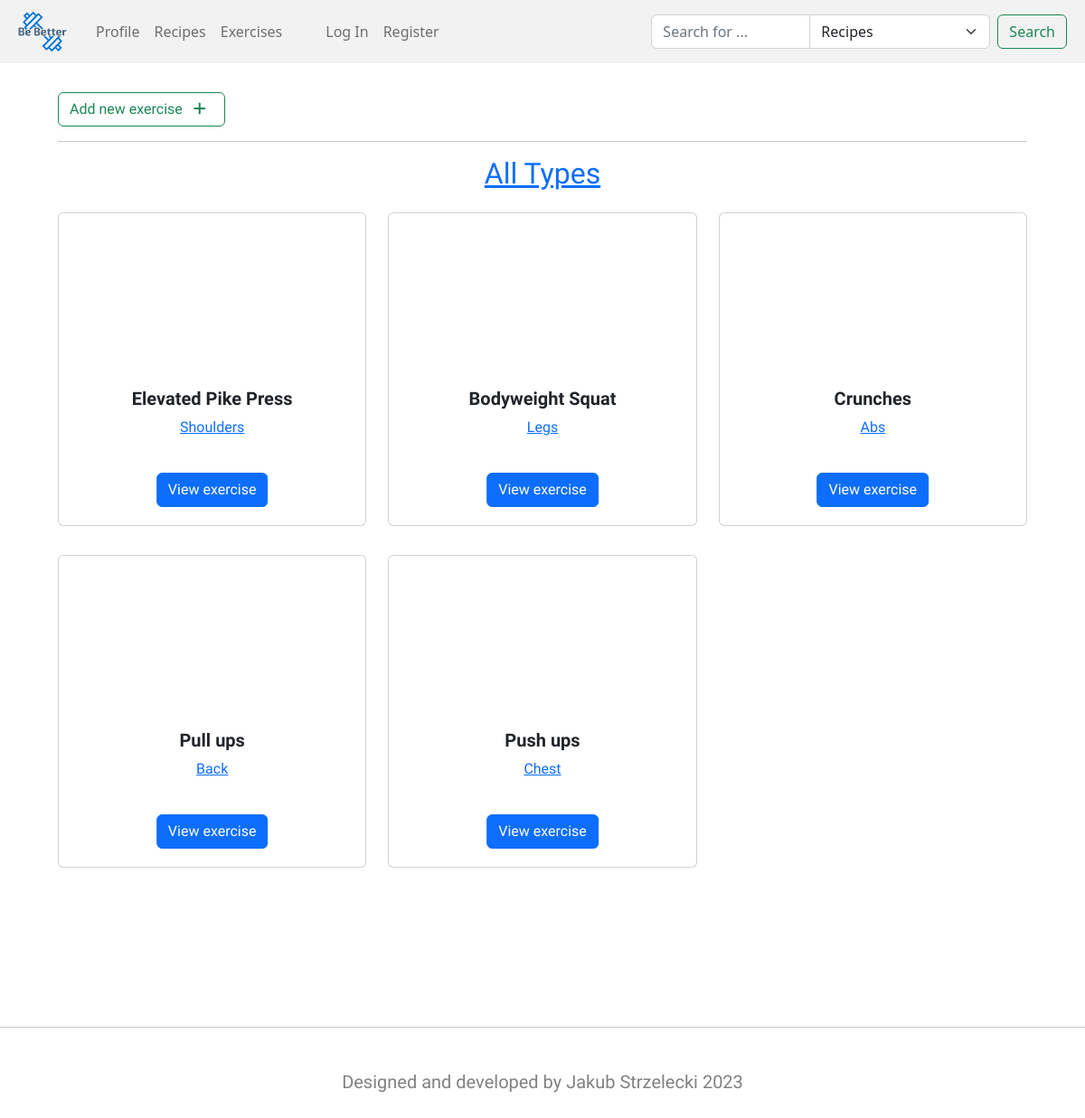
Screenshot of /exercises with the database file from the repository.
### fitness_app/models.py (models this page shows, shortened)
class Exercise(models.Model):
    name = models.CharField(max_length=100)
    type = models.CharField(max_length=50)
    video_link = models.URLField()
    description = models.JSONField(default=dict)

### fitness_app/views.py (the view)
# urls.py: path('exercises', views.exercises, name='exercises'),
def exercises(request):
    exercises = Exercise.objects.all().order_by('-id')
    user = request.user
    try:
        liked_exercises = LikedExercise.objects.filter(user=user).values_list('exercise', flat=True)
        training = Training.objects.filter(user=user).values_list('exercise', flat=True)
        return render(request, 'fitness_app/exercises.html', {
            'liked_exercises': liked_exercises,
            'training': training,
            'exercises': exercises
        })
    except TypeError:
        return render(request, 'fitness_app/exercises.html', {
            'exercises': exercises
        })

### fitness_app/templates/fitness_app/exercises.html (shortened to what this page needs)
{% extends "fitness_app/layout.html" %} {% block title %} Exercises {% endblock %}
{% block body %}
<div class="form-div">
    <button id="exercise-btn" class="btn btn-outline-success">Add new exercise <i class="fa fa-plus mx-2 form-btn"></i></button>
</div>
    <hr>
    <div class="row text-center" id="exercises-div">
        <h2><a href="{% url 'types' %}">All Types</a></h2>
	{% for exercise in exercises %}
	<div class="col-md-4 my-3">
		<div class="card h-100">
			<a
				class="title-link"
				href="{% url 'exercise' id=exercise.id name=exercise.name|slugify %}"
				><video playsinline preload="metadata" muted autoplay loop class="card-img-top" src="{{ exercise.video_link }}"></video></a>
			<div class="card-body text-center" style="padding-bottom: 6em">
				<a
					class="title-link"
					href="{% url 'exercise' id=exercise.id name=exercise.name|slugify %}"
					><h5 class="card-title fw-bold">{{ exercise.name }}</h5></a
				>
				<a href="{% url 'type' type=exercise.type|slugify %}" class="card-link">{{ exercise.type }}</a>
				<a
					href="{% url 'exercise' id=exercise.id name=exercise.name|slugify %}"
					class="btn btn-primary btn-card-bottom view-recipe"
					>View exercise</a
				>
			</div>
		</div>
	</div>
	{% endfor %}
</div>
{% endblock %}

### fitness_app/static/fitness_app/styles.css (style rules this page uses)
.btn-card-bottom { position: absolute; left: 50%; bottom: 20px; transform: translateX(-50%); }
.title-link { color: inherit; text-decoration: none; }
html { scroll-behavior: smooth; }

### rows the page displays
Exercise: name "Elevated Pike Press", type "Shoulders"
Exercise: name "Bodyweight Squat", type "Legs"
Exercise: name "Crunches", type "Abs"
Exercise: name "Pull ups", type "Back"
Exercise: name "Push ups", type "Chest"
